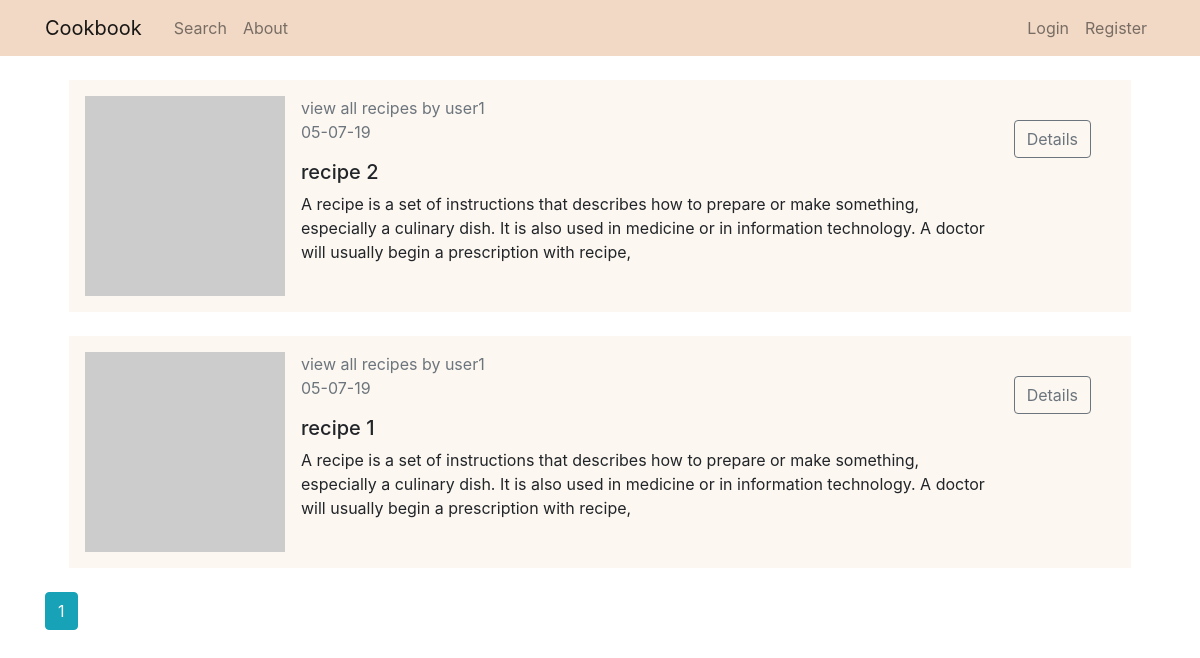
Page /home on the earlier database version.
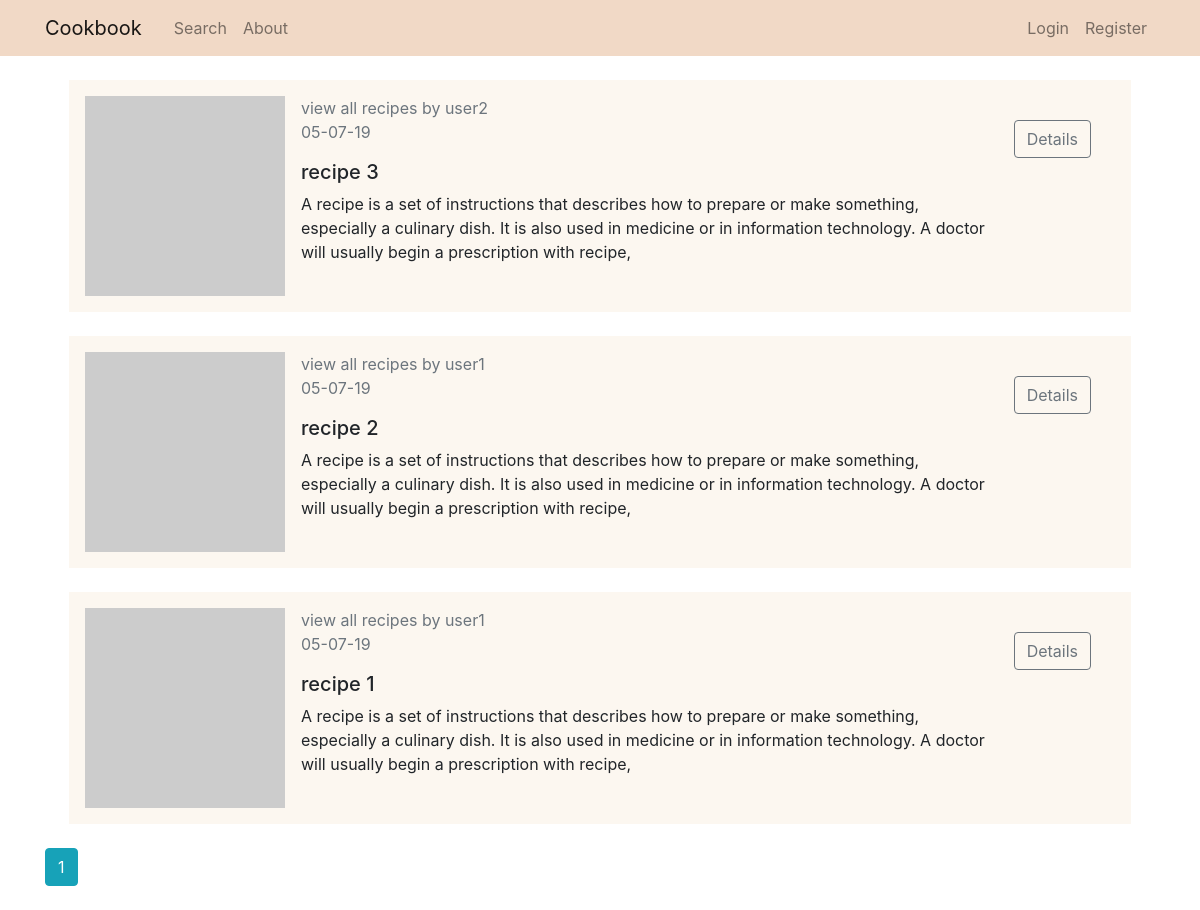
Same page on the later database version.
### cookbook/models.py (models this page shows, shortened)
class Recipe(db.Model):
    id = db.Column(db.Integer, primary_key=True)
    title = db.Column(db.String(100), nullable=False)
    category = db.Column(db.String(100), nullable=False, default='')
    requirement = db.Column(db.String(100), nullable=False, default='')
    ingredients = db.Column(db.Text, nullable=False, default='')
    date = db.Column(db.DateTime, nullable=False, default=datetime.utcnow)
    description = db.Column(db.Text, nullable=False, default='')
    method = db.Column(db.Text, nullable=False, default='')
    picture = db.Column(db.String(150), nullable=False, default='https://dummyimage.com/300')
    user_id = db.Column(db.Integer, db.ForeignKey('user.id'), nullable=False) # foreign key to the author of the recipe

class User(db.Model, UserMixin):
    id = db.Column(db.Integer, primary_key=True)
    username = db.Column(db.String(15), unique=True, nullable=False)
    email = db.Column(db.String(120), unique=True, nullable=False)
    password = db.Column(db.String(60), nullable=False)
    recipes = db.relationship('Recipe', backref='author', lazy=True)

### cookbook/routes.py (the view)
@app.route("/")
@app.route("/home")
def home():
    page = request.args.get('page', 1, type=int) # 1 the initial value
    recipes = Recipe.query.order_by(Recipe.date.desc()).paginate(page=page, per_page=6)
    return render_template('home.html', recipes=recipes)

### cookbook/templates/home.html
{% extends "main.html" %}
{% block content %}
    {% for recipe in recipes.items %}
        <div class="media m-4">
            <img src="{{ recipe.picture | default('https://dummyimage.com/300') }}" class="mr-3" alt="..." height="200">
            <div class="media-body">
              <a class="text-muted"href="{{ url_for('user_recipes', username=recipe.author.username ) }}">view all recipes by {{ recipe.author.username }}</a>
              <p class="text-muted">{{ recipe.date.strftime('%d-%m-%y') }}</p>
              <h5 class="mt-0">{{ recipe.title }}</h5>
              {{ recipe.description }}
            </div>
            <a href="{{ url_for('recipe', recipe_id=recipe.id) }}" class="btn btn-outline-secondary m-4">Details</a>
        </div>
{% endfor %}
    <div class="mt-4">
        {% for page_nbr in recipes.iter_pages(left_edge=1, right_edge=1, left_current=1, right_current=1) %}
        {% if page_nbr %}
          {% if recipes.page == page_nbr %}
            <a class="btn btn-info mb-4" href="{{ url_for('home', page=page_nbr) }}">{{ page_nbr }}</a>
          {% else %}
            <a class="btn btn-outline-info mb-4" href="{{ url_for('home', page=page_nbr) }}">{{ page_nbr }}</a>
          {% endif %}
        {% else %}
          ..
        {% endif %}
      {% endfor %}
    </div>
{% endblock content %}

### cookbook/templates/main.html (shortened to what this page needs)
<!DOCTYPE html>
<html lang="en">
<head>
    <link rel="stylesheet" href="https://stackpath.bootstrapcdn.com/bootstrap/4.3.1/css/bootstrap.min.css"
>
    <link rel="stylesheet" type="text/css" href="{{ url_for('static', filename='css/style.css') }}">
</head>
<body>
    <nav class="navbar navbar-expand-lg navbar-light" style="background-color: #f1d9c6;">
        <div class="container">
            <a class="navbar-brand mr-4" href="{{ url_for('home') }}">Cookbook</a>
            <div class="collapse navbar-collapse" id="navbarToggle">
                <div class="navbar-nav mr-auto">
                    <a class="nav-item nav-link" href="{{ url_for('search') }}">Search</a>
                    <a class="nav-item nav-link" href="{{ url_for('about') }}">About</a>
                </div>
                <div class="navbar-nav">
                    {% if current_user.is_authenticated %}
                        <a class="nav-item nav-link" href="{{ url_for('logout') }}">Logout</a>
                        <a class="nav-item nav-link" href="{{ url_for('new_recipe') }}">New Recipe</a>
                        <a class="nav-item nav-link" href="{{ url_for('myaccount') }}">My Account ( {{ current_user.username }} )</a>
                    {% else %}
                        <a class="nav-item nav-link" href="{{ url_for('login') }}">Login</a>
                        <a class="nav-item nav-link" href="{{ url_for('register') }}">Register</a>
                    {% endif %}
                </div>
            </div>
    </nav>
    <main role="main" class="container">
        <div class="row">
            <div class="col">
                {% block content %}{% endblock %}
            </div>
        </div>
    </main>
</body>
</html>

### cookbook/static/css/style.css (style rules this page uses)
.media { background-color: rgb(252, 247, 240); padding: 1rem; }

Differences in the rows shown:
added Recipe: author.username "user2", date "05-07-19", title "recipe 3", description "A recipe is a set of instructions that describes how to prepare or make something, especially a culinary dish. It is also used in medicine or in information technology. A doctor will usually begin a prescription with recipe,"
